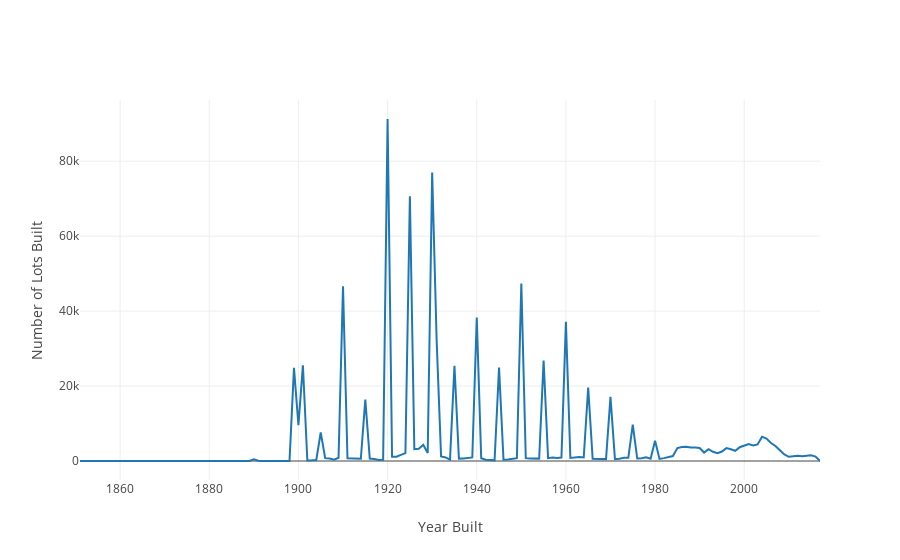

Notebook cell for this chart:
### Markdown cell above
## Part 1: Binning and Aggregation

Binning is a common strategy for visualizing large datasets. Binning is inherent to a few types of visualizations, such as histograms and [2D histograms](https://plot.ly/python/2D-Histogram/) (also check out their close relatives: [2D density plots](https://plot.ly/python/2d-density-plots/) and the more general form: [heatmaps](https://plot.ly/python/heatmaps/).

While these visualization types explicitly include binning, any type of visualization used with aggregated data can be looked at in the same way. For example, lets say we wanted to look at building construction over time. This would be best viewed as a line graph, but we can still think of our results as being binned by year:

### Code cell
trace = go.Scatter(
    # I'm choosing BBL here because I know it's a unique key.
    x = ny.groupby('YearBuilt').count()['BBL'].index,
    y = ny.groupby('YearBuilt').count()['BBL']
)
layout = go.Layout(
    xaxis = dict(title = 'Year Built'),
    yaxis = dict(title = 'Number of Lots Built')
)
fig = go.Figure(data = [trace], layout = layout)
# py.iplot(fig, filename = 'ny-year-built')          # requires plotly license
plotly.offline.iplot(fig)                            # plot.ly Offline

### Figure 1 — Plotly figure (JSON) as saved in the notebook; plotly's stock layout.template omitted (floating-point values rounded to 4 significant figures; data arrays with more than 128 entries replaced by an {"elided": "..."} marker saying what was removed)
{"data": [{"type": "scatter", "x": {"elided": "167 int values"}, "y": {"elided": "167 int values"}}], "layout": {"xaxis": {"title": "Year Built"}, "yaxis": {"title": "Number of Lots Built"}}}
